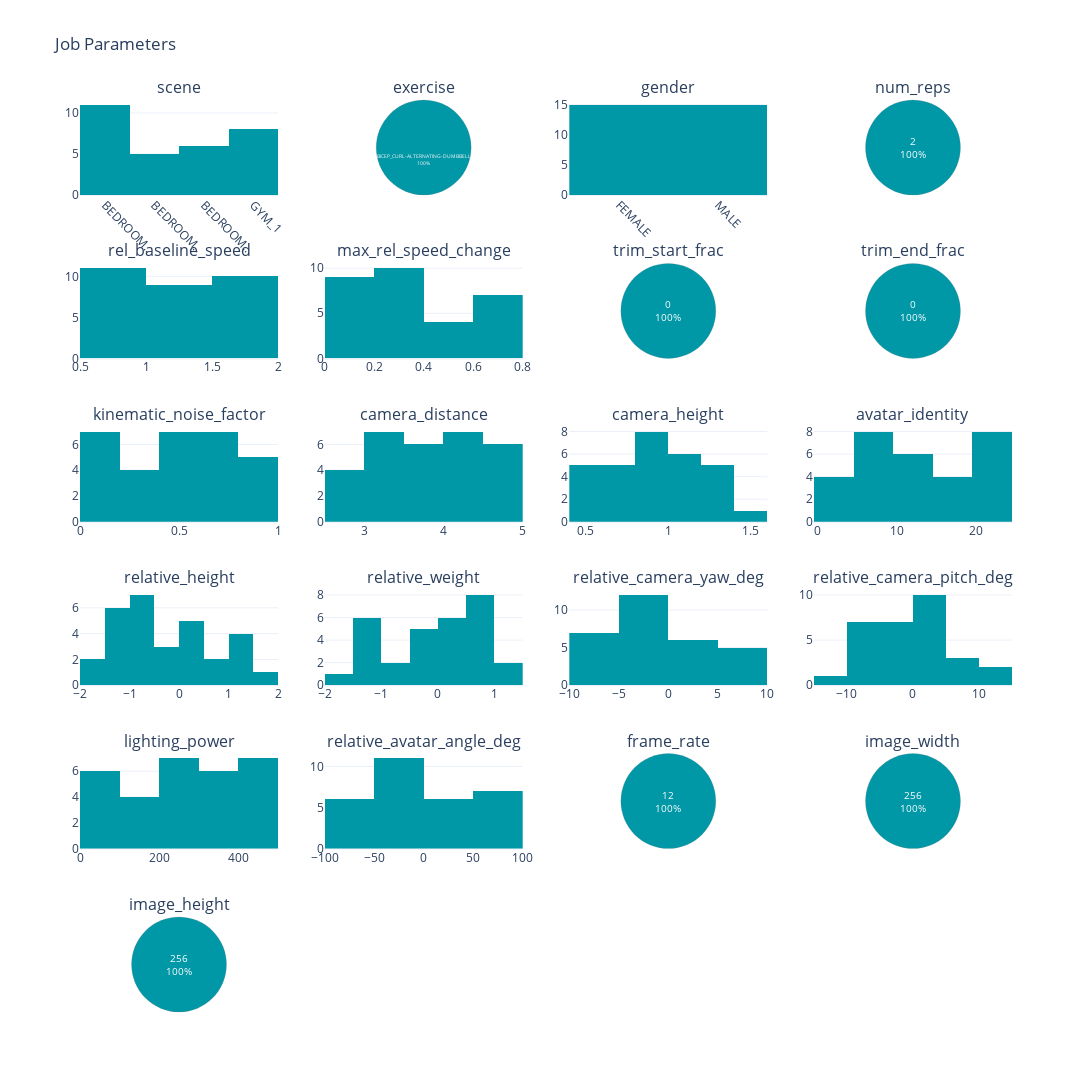

Here is the notebook cell this chart was saved with:
### Markdown cell above
# Generate Batch for BICEP_CURL Exercise

### Code cell
genders = ['MALE','FEMALE']

batch_folder_suffix = 'bicep_curl_previews'
num_previews = 30

# Set some initial parameters.
job_params = [
        api.sample_input(
            token=TOKEN,
            exercise = 'BICEP_CURL-ALTERNATING-DUMBBELL',
            num_reps = 2,
            gender = genders[i % 2],
            trim_start_frac= 0.0,
            trim_end_frac= 0.0,
            lighting_power = float(np.random.uniform(50.0, 500.0, 1)[0]),
            camera_height = float(np.random.uniform(0.5, 1.5, 1)[0]),
            relative_camera_yaw_deg= float(np.random.normal(0.0, 6.0, 1)[0]),
            relative_camera_pitch_deg= float(np.random.normal(0.0, 6.0, 1)[0]),
            relative_avatar_angle_deg= float(np.random.uniform(-90.0, 90.0, 1)[0]),
            frame_rate=12,
            image_height=256,
            image_width=256,
        ) for i in range(num_previews)
    ]

previews_batch, previews_batch_folder = api.submit_preview_batch_to_api(
    token=TOKEN,
    preview_params=job_params,
    output_dir=OUTPUT_FOLDER,
    batch_folder_suffix=batch_folder_suffix,
)

# Await the batch job to complete.
completed_previews = previews_batch.await_jobs(timeout=5 * 60, polling_interval=5)
previews_folders = api.download_completed_previews(completed_previews=completed_previews, output_dir=previews_batch_folder)

#Visualize the previews in a grid, and take a look at our existing job parameter distributions.
view_previews(previews_folders)
visualize_job_params(job_params)

### Figure 1 — Plotly figure (JSON) as saved in the notebook; plotly's stock layout.template omitted (floating-point values rounded to 4 significant figures)
{"data": [{"legendgroup": "group1", "marker": {"color": "#0097A7"}, "name": "All", "showlegend": false, "type": "histogram", "x": ["BEDROOM_2", "BEDROOM_2", "BEDROOM_2", "BEDROOM_5", "BEDROOM_2", "BEDROOM_4", "BEDROOM_2", "GYM_1", "BEDROOM_4", "BEDROOM_5", "BEDROOM_5", "BEDROOM_5", "GYM_1", "GYM_1", "GYM_1", "BEDROOM_2", "GYM_1", "BEDROOM_2", "BEDROOM_4", "GYM_1", "BEDROOM_2", "BEDROOM_5", "GYM_1", "BEDROOM_2", "BEDROOM_4", "BEDROOM_2", "BEDROOM_4", "BEDROOM_4", "BEDROOM_2", "GYM_1"], "xaxis": "x", "yaxis": "y"}, {"domain": {"x": [0.2625, 0.475], "y": [0.8958, 1]}, "insidetextorientation": "horizontal", "labels": ["BICEP_CURL-ALTERNATING-DUMBBELL"], "legendgroup": "group1", "marker": {"colors": ["#0097a7"], "line": {"color": "grey", "width": 0.2}}, "showlegend": false, "sort": false, "textfont": {"size": 10}, "textinfo": "percent+label", "textposition": "inside", "type": "pie", "values": [30]}, {"legendgroup": "group1", "marker": {"color": "#0097A7"}, "name": "All", "showlegend": false, "type": "histogram", "x": ["MALE", "FEMALE", "MALE", "FEMALE", "MALE", "FEMALE", "MALE", "FEMALE", "MALE", "FEMALE", "MALE", "FEMALE", "MALE", "FEMALE", "MALE", "FEMALE", "MALE", "FEMALE", "MALE", "FEMALE", "MALE", "FEMALE", "MALE", "FEMALE", "MALE", "FEMALE", "MALE", "FEMALE", "MALE", "FEMALE"], "xaxis": "x2", "yaxis": "y2"}, {"domain": {"x": [0.7875, 1], "y": [0.8958, 1]}, "insidetextorientation": "horizontal", "labels": [2], "legendgroup": "group1", "marker": {"colors": ["#0097a7"], "line": {"color": "grey", "width": 0.2}}, "showlegend": false, "sort": false, "textfont": {"size": 10}, "textinfo": "percent+label", "textposition": "inside", "type": "pie", "values": [30]}, {"legendgroup": "group1", "marker": {"color": "#0097A7"}, "name": "All", "showlegend": false, "type": "histogram", "x": [1.699, 1.987, 1.881, 1.906, 1.443, 0.5743, 1.829, 1.657, 1.884, 1.455, 0.7152, 1.14, 1.847, 1.796, 1.258, 1.22, 0.7109, 0.5173, 0.8462, 0.5071, 1.614, 1.227, 0.9766, 1.304, 1.387, 0.939, 0.7312, 1.148, 0.7021, 0.8824], "xaxis": "x3", "yaxis": "y3"}, {"legendgroup": "group1", "marker": {"color": "#0097A7"}, "name": "All", "showlegend": false, "type": "histogram", "x": [0.2126, 0.3049, 0.1736, 0.3996, 0.7838, 0.1931, 0.2115, 0.6646, 0.1495, 0.6821, 0.2693, 0.06029, 0.5861, 0.6966, 0.2699, 0.09962, 0.5312, 0.2698, 0.3755, 0.3134, 0.03384, 0.5235, 0.6676, 0.01654, 0.5194, 0.144, 0.7432, 0.07598, 0.7968, 0.2513], "xaxis": "x4", "yaxis": "y4"}, {"domain": {"x": [0.525, 0.7375], "y": [0.7167, 0.8208]}, "insidetextorientation": "horizontal", "labels": [0], "legendgroup": "group1", "marker": {"colors": ["#0097a7"], "line": {"color": "grey", "width": 0.2}}, "showlegend": false, "sort": false, "textfont": {"size": 10}, "textinfo": "percent+label", "textposition": "inside", "type": "pie", "values": [30]}, {"domain": {"x": [0.7875, 1], "y": [0.7167, 0.8208]}, "insidetextorientation": "horizontal", "labels": [0], "legendgroup": "group1", "marker": {"colors": ["#0097a7"], "line": {"color": "grey", "width": 0.2}}, "showlegend": false, "sort": false, "textfont": {"size": 10}, "textinfo": "percent+label", "textposition": "inside", "type": "pie", "values": [30]}, {"legendgroup": "group1", "marker": {"color": "#0097A7"}, "name": "All", "showlegend": false, "type": "histogram", "x": [0.6913, 0.9192, 0.7043, 0.02231, 0.1479, 0.8974, 0.9563, 0.4399, 0.602, 0.1673, 0.9505, 0.304, 0.3673, 0.9676, 0.5596, 0.5719, 0.139, 0.199, 0.4735, 0.7204, 0.2468, 0.4289, 0.6611, 0.07124, 0.2055, 0.5075, 0.1541, 0.4887, 0.7049, 0.7055], "xaxis": "x5", "yaxis": "y5"}, {"legendgroup": "group1", "marker": {"color": "#0097A7"}, "name": "All", "showlegend": false, "type": "histogram", "x": [2.521, 4.043, 4.977, 4.208, 3.13, 4.403, 3.448, 3.404, 3.923, 3.841, 4.716, 2.622, 4.83, 4.493, 4.98, 3.386, 3.557, 4.156, 4.949, 3.433, 3.745, 2.75, 3.35, 2.709, 4.961, 3.667, 3.56, 4.027, 3.33, 4.191], "xaxis": "x6", "yaxis": "y6"}, {"legendgroup": "group1", "marker": {"color": "#0097A7"}, "name": "All", "showlegend": false, "type": "histogram", "x": [1.1, 0.7498, 1.382, 1.143, 0.6821, 0.5952, 0.5834, 0.9506, 0.7446, 1.05, 0.5269, 1.395, 0.9634, 0.7288, 1.135, 1.43, 0.5044, 1.265, 0.998, 0.8378, 1.098, 0.5874, 1.385, 0.805, 1.371, 0.8685, 1.194, 0.7189, 0.8234, 0.9793], "xaxis": "x7", "yaxis": "y7"}, {"legendgroup": "group1", "marker": {"color": "#0097A7"}, "name": "All", "showlegend": false, "type": "histogram", "x": [22, 8, 0, 5, 4, 22, 20, 21, 6, 4, 6, 7, 17, 6, 10, 20, 14, 1, 11, 18, 24, 10, 21, 9, 11, 15, 5, 17, 22, 13], "xaxis": "x8", "yaxis": "y8"}, {"legendgroup": "group1", "marker": {"color": "#0097A7"}, "name": "All", "showlegend": false, "type": "histogram", "x": [1.117, -0.4794, -0.9007, 1.197, -0.9631, -1.61, -0.9704, 1.253, -0.0506, -1.376, -1.526, 0.4596, -1.104, -0.8264, 0.4054, -1.014, 0.9269, 1.654, -0.5775, -0.3674, 0.61, -1.075, 0.365, 0.1921, -1.397, -1.02, 1.234, -0.5301, -0.7304, 0.1212], "xaxis": "x9", "yaxis": "y9"}, {"legendgroup": "group1", "marker": {"color": "#0097A7"}, "name": "All", "showlegend": false, "type": "histogram", "x": [0.5873, 0.5137, -0.7724, 0.7172, 0.2558, 0.7994, 0.3927, -1.112, -1.386, -0.2291, 0.1996, -1.074, 0.08557, 0.966, 0.5063, -1.045, 1.227, -1.473, -1.686, -0.01379, -0.07301, -0.2634, -0.1193, 0.7749, 1.081, -0.8713, 0.1661, 0.6578, -1.334, 0.2995], "xaxis": "x10", "yaxis": "y10"}, {"legendgroup": "group1", "marker": {"color": "#0097A7"}, "name": "All", "showlegend": false, "type": "histogram", "x": [8.958, -0.5064, -7.819, 5.707, -3.383, -4.23, 0.6114, 8.994, -0.7172, -2.564, -3.656, -2.943, 2.103, 4.906, 2.14, -0.4107, -9.451, -5.338, -3.073, -6.748, 9.537, -0.293, -7.186, 7.544, -9.578, 2.71, 1.769, -0.6344, -9.468, -2.416], "xaxis": "x11", "yaxis": "y11"}, {"legendgroup": "group1", "marker": {"color": "#0097A7"}, "name": "All", "showlegend": false, "type": "histogram", "x": [0.6925, -4.938, 2.533, 8.991, 2.069, -5.286, 14.19, -8.212, 4.484, -4.854, -5.526, 1.35, 10.29, 4.636, -8.088, 3.338, -5.024, 3.847, -0.6193, 5.723, -4.082, -3.74, -1.495, -7.803, -0.7715, 4.712, -8.032, 5.884, 2.327, -11.26], "xaxis": "x12", "yaxis": "y12"}, {"legendgroup": "group1", "marker": {"color": "#0097A7"}, "name": "All", "showlegend": false, "type": "histogram", "x": [267.8, 263.5, 124.7, 480.1, 68.92, 109.3, 441.2, 304.6, 197.1, 206.0, 54.67, 268.2, 56.82, 319.6, 79.64, 200.5, 417.2, 415.1, 215.1, 443.7, 370.6, 90.56, 112.2, 380.7, 278.2, 94.06, 328.3, 392.6, 483.1, 477.4], "xaxis": "x13", "yaxis": "y13"}, {"legendgroup": "group1", "marker": {"color": "#0097A7"}, "name": "All", "showlegend": false, "type": "histogram", "x": [-10.52, -87.1, 76.04, -78.42, 53.47, -11.2, -43.38, -13.12, -32.44, -16.41, -39.25, 43.76, -64.39, -8.394, -47.61, 75.55, 51.85, 79.84, -74.65, -20.27, 34.77, 28.81, 1.546, -0.7063, 73.23, 3.352, 87.37, -84.09, 30.17, -59.5], "xaxis": "x14", "yaxis": "y14"}, {"domain": {"x": [0.525, 0.7375], "y": [0.1792, 0.2833]}, "insidetextorientation": "horizontal", "labels": [12], "legendgroup": "group1", "marker": {"colors": ["#0097a7"], "line": {"color": "grey", "width": 0.2}}, "showlegend": false, "sort": false, "textfont": {"size": 10}, "textinfo": "percent+label", "textposition": "inside", "type": "pie", "values": [30]}, {"domain": {"x": [0.7875, 1], "y": [0.1792, 0.2833]}, "insidetextorientation": "horizontal", "labels": [256], "legendgroup": "group1", "marker": {"colors": ["#0097a7"], "line": {"color": "grey", "width": 0.2}}, "showlegend": false, "sort": false, "textfont": {"size": 10}, "textinfo": "percent+label", "textposition": "inside", "type": "pie", "values": [30]}, {"domain": {"x": [0, 0.2125], "y": [0, 0.1042]}, "insidetextorientation": "horizontal", "labels": [256], "legendgroup": "group1", "marker": {"colors": ["#0097a7"], "line": {"color": "grey", "width": 0.2}}, "showlegend": false, "sort": false, "textfont": {"size": 10}, "textinfo": "percent+label", "textposition": "inside", "type": "pie", "values": [30]}], "layout": {"annotations": [{"font": {"size": 16}, "showarrow": false, "text": "scene", "x": 0.1062, "xanchor": "center", "xref": "paper", "y": 1, "yanchor": "bottom", "yref": "paper"}, {"font": {"size": 16}, "showarrow": false, "text": "exercise", "x": 0.3688, "xanchor": "center", "xref": "paper", "y": 1, "yanchor": "bottom", "yref": "paper"}, {"font": {"size": 16}, "showarrow": false, "text": "gender", "x": 0.6313, "xanchor": "center", "xref": "paper", "y": 1, "yanchor": "bottom", "yref": "paper"}, {"font": {"size": 16}, "showarrow": false, "text": "num_reps", "x": 0.8938, "xanchor": "center", "xref": "paper", "y": 1, "yanchor": "bottom", "yref": "paper"}, {"font": {"size": 16}, "showarrow": false, "text": "rel_baseline_speed", "x": 0.1062, "xanchor": "center", "xref": "paper", "y": 0.8208, "yanchor": "bottom", "yref": "paper"}, {"font": {"size": 16}, "showarrow": false, "text": "max_rel_speed_change", "x": 0.3688, "xanchor": "center", "xref": "paper", "y": 0.8208, "yanchor": "bottom", "yref": "paper"}, {"font": {"size": 16}, "showarrow": false, "text": "trim_start_frac", "x": 0.6313, "xanchor": "center", "xref": "paper", "y": 0.8208, "yanchor": "bottom", "yref": "paper"}, {"font": {"size": 16}, "showarrow": false, "text": "trim_end_frac", "x": 0.8938, "xanchor": "center", "xref": "paper", "y": 0.8208, "yanchor": "bottom", "yref": "paper"}, {"font": {"size": 16}, "showarrow": false, "text": "kinematic_noise_factor", "x": 0.1062, "xanchor": "center", "xref": "paper", "y": 0.6417, "yanchor": "bottom", "yref": "paper"}, {"font": {"size": 16}, "showarrow": false, "text": "camera_distance", "x": 0.3688, "xanchor": "center", "xref": "paper", "y": 0.6417, "yanchor": "bottom", "yref": "paper"}, {"font": {"size": 16}, "showarrow": false, "text": "camera_height", "x": 0.6313, "xanchor": "center", "xref": "paper", "y": 0.6417, "yanchor": "bottom", "yref": "paper"}, {"font": {"size": 16}, "showarrow": false, "text": "avatar_identity", "x": 0.8938, "xanchor": "center", "xref": "paper", "y": 0.6417, "yanchor": "bottom", "yref": "paper"}, {"font": {"size": 16}, "showarrow": false, "text": "relative_height", "x": 0.1062, "xanchor": "center", "xref": "paper", "y": 0.4625, "yanchor": "bottom", "yref": "paper"}, {"font": {"size": 16}, "showarrow": false, "text": "relative_weight", "x": 0.3688, "xanchor": "center", "xref": "paper", "y": 0.4625, "yanchor": "bottom", "yref": "paper"}, {"font": {"size": 16}, "showarrow": false, "text": "relative_camera_yaw_deg", "x": 0.6313, "xanchor": "center", "xref": "paper", "y": 0.4625, "yanchor": "bottom", "yref": "paper"}, {"font": {"size": 16}, "showarrow": false, "text": "relative_camera_pitch_deg", "x": 0.8938, "xanchor": "center", "xref": "paper", "y": 0.4625, "yanchor": "bottom", "yref": "paper"}, {"font": {"size": 16}, "showarrow": false, "text": "lighting_power", "x": 0.1062, "xanchor": "center", "xref": "paper", "y": 0.2833, "yanchor": "bottom", "yref": "paper"}, {"font": {"size": 16}, "showarrow": false, "text": "relative_avatar_angle_deg", "x": 0.3688, "xanchor": "center", "xref": "paper", "y": 0.2833, "yanchor": "bottom", "yref": "paper"}, {"font": {"size": 16}, "showarrow": false, "text": "frame_rate", "x": 0.6313, "xanchor": "center", "xref": "paper", "y": 0.2833, "yanchor": "bottom", "yref": "paper"}, {"font": {"size": 16}, "showarrow": false, "text": "image_width", "x": 0.8938, "xanchor": "center", "xref": "paper", "y": 0.2833, "yanchor": "bottom", "yref": "paper"}, {"font": {"size": 16}, "showarrow": false, "text": "image_height", "x": 0.1062, "xanchor": "center", "xref": "paper", "y": 0.1042, "yanchor": "bottom", "yref": "paper"}], "barmode": "stack", "font": {"size": 12}, "height": 1800, "title": {"text": "Job Parameters"}, "width": 1500, "xaxis": {"anchor": "y", "domain": [0, 0.2125], "tickangle": 45, "tickmode": "array", "ticktext": ["BEDROOM..", "BEDROOM..", "BEDROOM..", "GYM_1"], "tickvals": [0, 1, 2, 3]}, "xaxis10": {"anchor": "y10", "domain": [0.2625, 0.475]}, "xaxis11": {"anchor": "y11", "domain": [0.525, 0.7375]}, "xaxis12": {"anchor": "y12", "domain": [0.7875, 1]}, "xaxis13": {"anchor": "y13", "domain": [0, 0.2125]}, "xaxis14": {"anchor": "y14", "domain": [0.2625, 0.475]}, "xaxis15": {"anchor": "y15", "domain": [0.2625, 0.475]}, "xaxis16": {"anchor": "y16", "domain": [0.525, 0.7375]}, "xaxis17": {"anchor": "y17", "domain": [0.7875, 1]}, "xaxis2": {"anchor": "y2", "domain": [0.525, 0.7375], "tickangle": 45, "tickmode": "array", "ticktext": ["FEMALE", "MALE"], "tickvals": [0, 1]}, "xaxis3": {"anchor": "y3", "domain": [0, 0.2125]}, "xaxis4": {"anchor": "y4", "domain": [0.2625, 0.475]}, "xaxis5": {"anchor": "y5", "domain": [0, 0.2125]}, "xaxis6": {"anchor": "y6", "domain": [0.2625, 0.475]}, "xaxis7": {"anchor": "y7", "domain": [0.525, 0.7375]}, "xaxis8": {"anchor": "y8", "domain": [0.7875, 1]}, "xaxis9": {"anchor": "y9", "domain": [0, 0.2125]}, "yaxis": {"anchor": "x", "domain": [0.8958, 1]}, "yaxis10": {"anchor": "x10", "domain": [0.3583, 0.4625]}, "yaxis11": {"anchor": "x11", "domain": [0.3583, 0.4625]}, "yaxis12": {"anchor": "x12", "domain": [0.3583, 0.4625]}, "yaxis13": {"anchor": "x13", "domain": [0.1792, 0.2833]}, "yaxis14": {"anchor": "x14", "domain": [0.1792, 0.2833]}, "yaxis15": {"anchor": "x15", "domain": [0, 0.1042]}, "yaxis16": {"anchor": "x16", "domain": [0, 0.1042]}, "yaxis17": {"anchor": "x17", "domain": [0, 0.1042]}, "yaxis2": {"anchor": "x2", "domain": [0.8958, 1]}, "yaxis3": {"anchor": "x3", "domain": [0.7167, 0.8208]}, "yaxis4": {"anchor": "x4", "domain": [0.7167, 0.8208]}, "yaxis5": {"anchor": "x5", "domain": [0.5375, 0.6417]}, "yaxis6": {"anchor": "x6", "domain": [0.5375, 0.6417]}, "yaxis7": {"anchor": "x7", "domain": [0.5375, 0.6417]}, "yaxis8": {"anchor": "x8", "domain": [0.5375, 0.6417]}, "yaxis9": {"anchor": "x9", "domain": [0.3583, 0.4625]}}}
